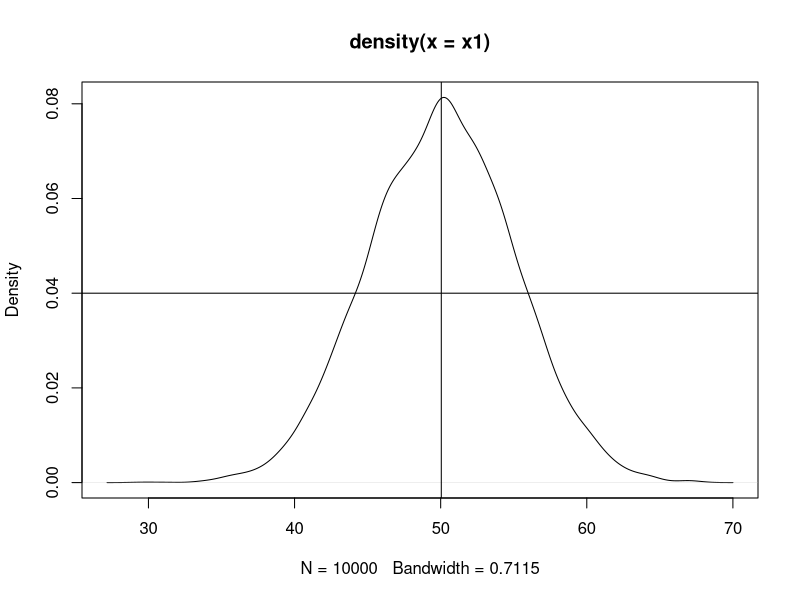

R code for this plot:
#Data Structure in R

#Vectors----
x = 1:10
x
(x1 = 1:30)
(x2 = c(1,3,5,7))
class (x2)

(x3 = letters[1:10])

class (x3)

(x3b = c('a',"previn","10"))
LETTERS[1:26]
class (x3b)

(x4 = c(T,FALSE,TRUE,F))
class(x4)

x5 = c(3L,5L)
class (x5)
(x5b = c(1,'a',T,4L))
class (x5b)

#access elements

(x6 = seq(0,100,5))
methods ( class = 'numeric')
ls() #variables in my environment
x6
length(x6)
x6[15] #access 15th element
x6[c(2,4)]
x6[-2]
x6
x6[-c(1:10)] # cannot mix negative and positive integers
x6[-(length(x6)-1)]

#modify elements

sort(x6)
sort(x6,decreasing = T)
x6
rev(x6)
x6
seq(-3,10,.2)
(x = -3:2)

x[2] = 0
x
x[x<=0]=5
x
x = x[1:4];x #truncation to first 4 elements

(x = seq(1,5,length.out = 10))

x = NULL #delete vector
x

(x = rnorm(100)) #normal distribution of mean = 0 stndard deviation = 1
(x1 = rnorm(10000,mean = 50, sd = 5))
plot(density(x1))
mean(x1)
abline(v=mean(x1),h=0.04)


#Matrices----


(m1 = matrix(1:12, nrow = 4)) #default - data filled by column
(m2 = matrix(1:12, ncol = 3, byrow = T))
x = 101:124
length(x)
matrix(x,ncol = 6)
class(m1)
attributes(m1)
dim(m1)

#access elements
m1
m1[1,2:3]
m1[c(1,3),] #print first and 3rd row with all the columns

paste("c","d",sep = "-")

(colnames(m1) = paste('C',1:3,sep = ''))
(rownames(m1) = paste('R',1:4,sep = ''))
attributes(m1)
dim(m1)

#vector to matrix
(m3 = 1:24)

m1

m1[c('R1'),]

m2
m2[2,2] = 10
m2
#rbind and cbind for temporary assignment

colSums(m1);rowSums(m1)
colMeans(m1);rowMeans(m1)
m1
t(m1)
m1
sweep(m1, MARGIN = 1, STATS = c(2,3,4,5), FUN="+") #rowwise
sweep(m1, MARGIN = 2, STATS = c(2,3,4), FUN="*") #colwise

#addmargins
addmargins(m1,margin=1,sum) #colwise function
addmargins(m1,2,mean) #row wise function
addmargins(m1,c(1,2),list(list(mean,sum,max),list(var,sd)))





#Arrays----






#Data Frame----



















#Factors----

#Lists----